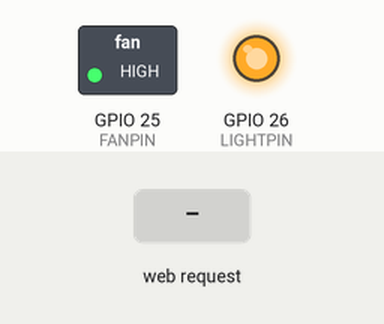
Recording of a sketch running on a simulated ESP32. Shown: switched loads named in the sketch (green lamp = pin HIGH), output pins drawn as LEDs (lit = HIGH). The test bench sets the inputs (shaded band). WiFi joins after 1.5 s; servers stay silent unless stated; not simulated (calls return 0 or success): wificonfig.h; what the sketch prints to the serial monitor is not drawn.

Above: at 2.7 s.
2.8 s: HTTP request GET /FAN/toggle received
At 3.03 s:
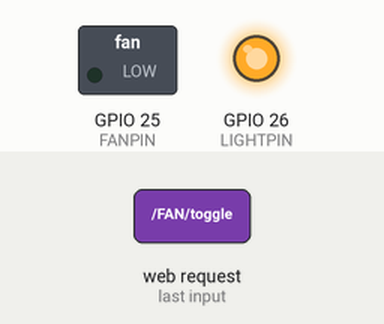
4.6 s: HTTP request GET /LIGHTS/toggle received
At 4.68 s:
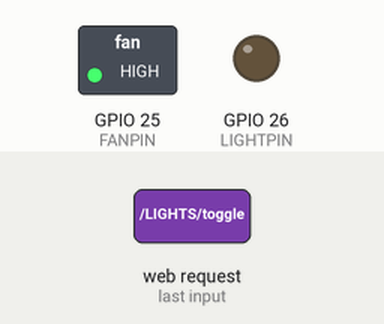
Timing chart, 0 to 7.6 s (numbered marks = the images above; inputs shaded):
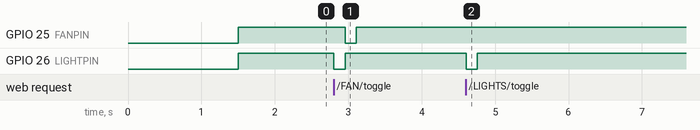

The sketch:

lightcontrollersketch.ino
```cpp
#include <WiFi.h>
#include "wificonfig.h"


const char* ssid = WIFI_SSID;
const char* password = WIFI_PASSWORD;

#define LIGHTPIN 26
#define FANPIN 25
unsigned long currentTime = millis();
unsigned long previousTime = 0;
const long timeoutTime = 2000;
WiFiServer server(80);
bool fan = false;
bool light = true;


void setup();
void pressButton(uint8_t pin);
void loop();

void setup() {
  Serial.begin(115200);
  WiFi.begin(ssid, password);
  while (WiFi.status() != WL_CONNECTED) {
    delay(500);
    Serial.print(".");
  }
  Serial.println("\nConnected to WiFi");

  server.begin();
  Serial.println(WiFi.localIP());
  Serial.println("Server started");

  pinMode(LIGHTPIN, OUTPUT);
  digitalWrite(LIGHTPIN, HIGH);
  pinMode(FANPIN, OUTPUT);
  digitalWrite(FANPIN, HIGH);
}

void pressButton(uint8_t pin) {
  digitalWrite(pin, LOW);
  delay(150);
  digitalWrite(pin, HIGH);
  Serial.print("button ");
  Serial.print(pin);
  Serial.println(" hit");
}


void loop() {
  WiFiClient client = server.available();

  if (client)
  {
    currentTime = millis();
    previousTime = currentTime;
    String currentLine = "";
    String header = "";
    bool handler = false;
    while (client.connected() && currentTime - previousTime <= timeoutTime) {
      currentTime = millis();
      if (client.available()) {
        char c = client.read();
        header += c;
        if (c == '\n') {
          if (header.indexOf("\r\n\r\n") != -1 && !handler) {
          handler = true;
          if (header.indexOf("GET /LIGHTS/toggle") >= 0) {
            light = true;
            Serial.println("ACTIVATED");
            client.println("HTTP/1.1 204 No Content");
            client.println("Connection: close");
            client.println();
            break;
          }

          if (header.indexOf("GET /FAN/toggle") >= 0) {
              fan = true;
              client.println("HTTP/1.1 204 No Content");
              client.println("Connection: close");
              client.println();
              break;
          }

          // main page serving
          if (header.indexOf("GET / ") >= 0) {
            client.println("HTTP/1.1 200 OK");
            client.println("Content-type:text/html");
            client.println("Connection: close");
            client.println();
            client.println("<!DOCTYPE html><html>");
            client.println("<head><meta name=\"viewport\" content=\"width=device-width, initial-scale=1\">");
            client.println("<style>");
            client.println("html { font-family: Helvetica; text-align: center; }");
            client.println(".button { background-color: #4CAF50; border: none; color: white; padding: 16px 40px;");
            client.println("text-decoration: none; font-size: 30px; margin: 2px; cursor: pointer;}");
            client.println(".button2 { background-color: #555555; }");
            client.println("</style></head>");
            client.println("<script>");
            client.println("function toggleLight() { fetch('/LIGHTS/toggle', { method : 'GET', mode: 'no-cors'}); }");
            client.println("function toggleFan() { fetch('/FAN/toggle', { method : 'GET', mode: 'no-cors'}); }");
            client.println("</script>");
            client.println("<body><h1>my room lights hir</h1>");
            client.println("<p>LIGHTS</p>");
            client.println("<p><button class =\"button\" onclick=\"toggleLight()\">TOGGLE</button>");
            client.println("<p>FAN</p>");
            client.println("<p><button class =\"button\" onclick=\"toggleFan()\">TOGGLE</button>");
            client.println("</body></html>");
            break;
          } else {
            currentLine = "";
          }
        } else if (c != '\r')
          currentLine += c;
        }
      }
    }
    header = "";
    //----handle button press----
    //occurs outside of while loop to allow handshake to complete
    //TODO: switch order of client.stop and light handler. HTTP request should close before pin flash
    if (light)
    {
      pressButton(LIGHTPIN);
      light = false;
    }
    if (fan)
    {
      pressButton(FANPIN);
      fan = false;
    }
  //close handshake
  client.stop();
  Serial.println("Disconnected");
  }
}
```

Measured:
- after the input at 2.8 s, GPIO 25 (FANPIN): HIGH → LOW after 0.16 s, → HIGH 0.15 s later; GPIO 26 (LIGHTPIN): HIGH → LOW at once, → HIGH 0.15 s later
- after the input at 4.6 s, GPIO 26 (LIGHTPIN): HIGH → LOW at once, → HIGH 0.15 s later
